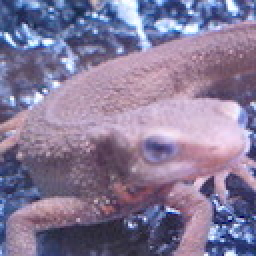
#> input picture Question_11_20/image_11_20/imori.jpg, 128 x 128 px (shown 2 times larger)
$ python q13.py
#> lines starting #> are read from the running program, lines starting #| are printed output that depends on the picture
### Question_01_10/q2.py
import cv2
import numpy as np

def Gray(img_color):
    R = img_color[:,:,2].copy()
    G = img_color[:,:,1].copy()
    B = img_color[:,:,0].copy()

    img_gray = 0.2126 * R + 0.7152 * G + 0.0722 * B
    img_gray = img_gray.astype(np.uint8)
    return img_gray

# [8 lines that do not run on import are left out]

### Question_11_20/q13.py
import sys
sys.path.append("..")
import cv2
import numpy as np
from Question_01_10.q2 import Gray

def zero_padding(_img, K_size = 3):
    img = _img.copy()
    pad = K_size//2
    out = np.pad(img, [(pad,pad), (pad,pad), (0,0)], "constant")
    return out


def max_min(_img, K_size = 3):
    img = _img.copy()
    pad = K_size//2
    if len(img.shape) == 3:
        H, W, C = img.shape
    else:
        img = np.expand_dims( img, axis = -1)
        H, W, C = img.shape

    img_zero = zero_padding(img).astype(np.float32)

    out = np.zeros_like(img)
    max_img = np.zeros_like(img)
    min_img = np.zeros_like(img)

    for y in range(H):
        for x in range(W):
            for c in range(C):
                max_img[y,x,c] = np.max(img_zero[y:y+2*pad+1, x:x+2*pad+1, c])
                min_img[y,x,c] = np.min(img_zero[y:y+2*pad+1, x:x+2*pad+1, c])

    out = max_img-min_img
    return out

img = cv2.imread("./image_11_20/imori.jpg")
#> img is the input picture: shape (128, 128, 3); mean B, G, R 152.8, 121.8, 134.1
img_gray = Gray(img)
#> in Gray, `R = img_color[:,:,2].copy()`:
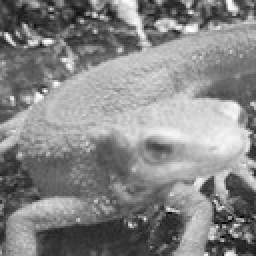
#> R: shape (128, 128) (shown 2 times larger); min 0, max 255, mean 134.1
#> in Gray, `G = img_color[:,:,1].copy()`:
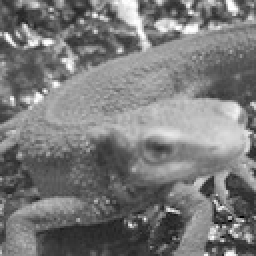
#> G: shape (128, 128) (shown 2 times larger); min 0, max 255, mean 121.8
#> in Gray, `B = img_color[:,:,0].copy()`:
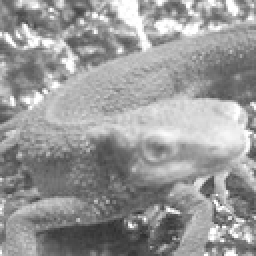
#> B: shape (128, 128) (shown 2 times larger); min 46, max 255, mean 152.8
img_ans = max_min(img_gray)
#> in zero_padding, `out = np.pad(img, [(pad,pad), (pad,pad), (0,0)], "constant")`:
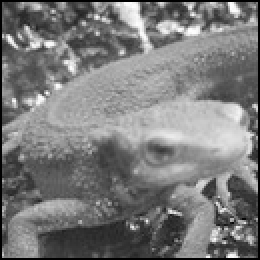
#> out: shape (130, 130, 1) (shown 2 times larger); min 0, max 254, mean 122.3
#> after the loop in max_min, `for y in range(H):`:
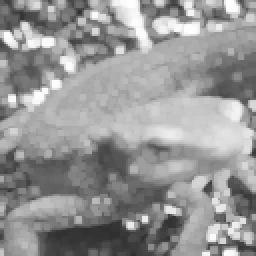
#> max_img: shape (128, 128, 1) (shown 2 times larger); min 46, max 254, mean 149.2
#> after the loop in max_min, `for y in range(H):`:
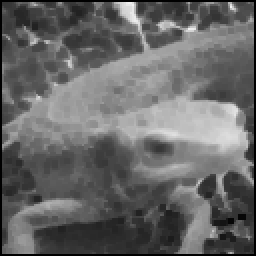
#> min_img: shape (128, 128, 1) (shown 2 times larger); min 0, max 241, mean 102.4
#> in max_min, `out = max_img-min_img`:
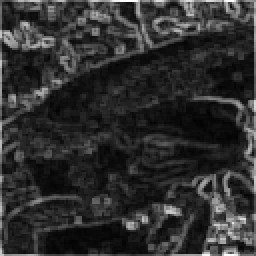
#> out: shape (128, 128, 1) (shown 2 times larger); min 2, max 254, mean 46.8
img_ans = img_ans.astype(np.uint8)
print(img_ans)
#> (printed output is left out)

cv2.imwrite("./image_11_20/answer13.jpg", img_ans)
cv2.imshow("result", img_ans)
cv2.waitKey(0)
cv2.destroyAllWindows()
